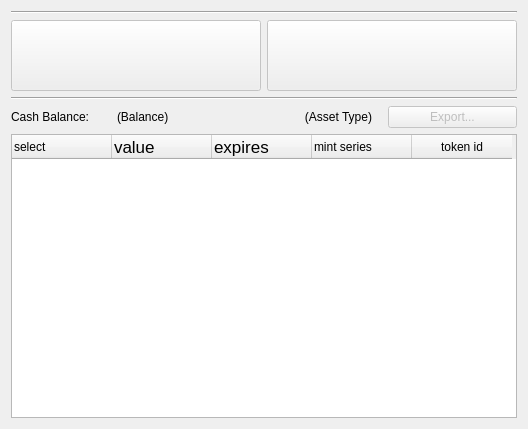
<?xml version="1.0" encoding="UTF-8"?>
<ui version="4.0">
 <class>MTCashPurse</class>
 <widget class="QWidget" name="MTCashPurse">
  <property name="geometry">
   <rect>
    <x>0</x>
    <y>0</y>
    <width>528</width>
    <height>429</height>
   </rect>
  </property>
  <property name="windowTitle">
   <string>Form</string>
  </property>
  <layout class="QVBoxLayout" name="verticalLayoutPage">
   <item>
    <widget class="Line" name="line">
     <property name="orientation">
      <enum>Qt::Horizontal</enum>
     </property>
    </widget>
   </item>
   <item>
    <layout class="QHBoxLayout" name="horizontalLayout">
     <item>
      <widget class="QToolButton" name="pushButtonDeposit">
       <property name="enabled">
        <bool>false</bool>
       </property>
       <property name="sizePolicy">
        <sizepolicy hsizetype="Preferred" vsizetype="Fixed">
         <horstretch>0</horstretch>
         <verstretch>0</verstretch>
        </sizepolicy>
       </property>
       <property name="text">
        <string/>
       </property>
       <property name="icon">
        <iconset resource="../resource.qrc">
         <normaloff>:/icons/icons/green_up_arrow.png</normaloff>:/icons/icons/green_up_arrow.png</iconset>
       </property>
       <property name="iconSize">
        <size>
         <width>64</width>
         <height>64</height>
        </size>
       </property>
      </widget>
     </item>
     <item>
      <widget class="QToolButton" name="pushButtonWithdraw">
       <property name="enabled">
        <bool>false</bool>
       </property>
       <property name="sizePolicy">
        <sizepolicy hsizetype="Preferred" vsizetype="Fixed">
         <horstretch>0</horstretch>
         <verstretch>0</verstretch>
        </sizepolicy>
       </property>
       <property name="text">
        <string/>
       </property>
       <property name="icon">
        <iconset resource="../resource.qrc">
         <normaloff>:/icons/icons/red_down_arrow.png</normaloff>:/icons/icons/red_down_arrow.png</iconset>
       </property>
       <property name="iconSize">
        <size>
         <width>64</width>
         <height>64</height>
        </size>
       </property>
      </widget>
     </item>
    </layout>
   </item>
   <item>
    <widget class="Line" name="line_2">
     <property name="orientation">
      <enum>Qt::Horizontal</enum>
     </property>
    </widget>
   </item>
   <item>
    <layout class="QHBoxLayout" name="horizontalLayout_2">
     <item>
      <widget class="QLabel" name="label_3">
       <property name="sizePolicy">
        <sizepolicy hsizetype="Preferred" vsizetype="Fixed">
         <horstretch>0</horstretch>
         <verstretch>0</verstretch>
        </sizepolicy>
       </property>
       <property name="maximumSize">
        <size>
         <width>100</width>
         <height>16777215</height>
        </size>
       </property>
       <property name="text">
        <string>Cash Balance:</string>
       </property>
      </widget>
     </item>
     <item>
      <widget class="QLabel" name="labelCashBalance">
       <property name="minimumSize">
        <size>
         <width>0</width>
         <height>0</height>
        </size>
       </property>
       <property name="text">
        <string>(Balance)</string>
       </property>
      </widget>
     </item>
     <item>
      <widget class="QLabel" name="labelAssetType">
       <property name="text">
        <string>(Asset Type)</string>
       </property>
       <property name="alignment">
        <set>Qt::AlignRight|Qt::AlignTrailing|Qt::AlignVCenter</set>
       </property>
       <property name="indent">
        <number>10</number>
       </property>
      </widget>
     </item>
     <item>
      <widget class="QPushButton" name="pushButtonExport">
       <property name="enabled">
        <bool>false</bool>
       </property>
       <property name="text">
        <string>Export...</string>
       </property>
      </widget>
     </item>
    </layout>
   </item>
   <item>
    <widget class="QTableWidget" name="tableWidget">
     <attribute name="horizontalHeaderVisible">
      <bool>true</bool>
     </attribute>
     <attribute name="verticalHeaderVisible">
      <bool>false</bool>
     </attribute>
     <column>
      <property name="text">
       <string>select</string>
      </property>
      <property name="textAlignment">
       <set>AlignLeft|AlignVCenter</set>
      </property>
     </column>
     <column>
      <property name="text">
       <string>value</string>
      </property>
      <property name="font">
       <font>
        <pointsize>13</pointsize>
       </font>
      </property>
      <property name="textAlignment">
       <set>AlignLeft|AlignVCenter</set>
      </property>
     </column>
     <column>
      <property name="text">
       <string>expires</string>
      </property>
      <property name="font">
       <font>
        <pointsize>13</pointsize>
       </font>
      </property>
      <property name="textAlignment">
       <set>AlignLeft|AlignVCenter</set>
      </property>
     </column>
     <column>
      <property name="text">
       <string>mint series</string>
      </property>
      <property name="textAlignment">
       <set>AlignLeft|AlignVCenter</set>
      </property>
     </column>
     <column>
      <property name="text">
       <string>token id</string>
      </property>
     </column>
    </widget>
   </item>
  </layout>
 </widget>
 <resources>
  <include location="../resource.qrc"/>
 </resources>
 <connections/>
</ui>
